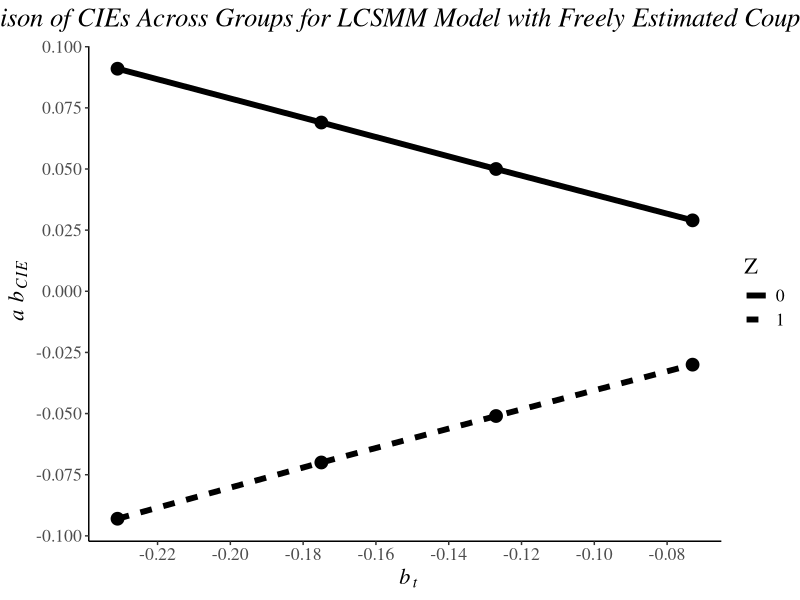
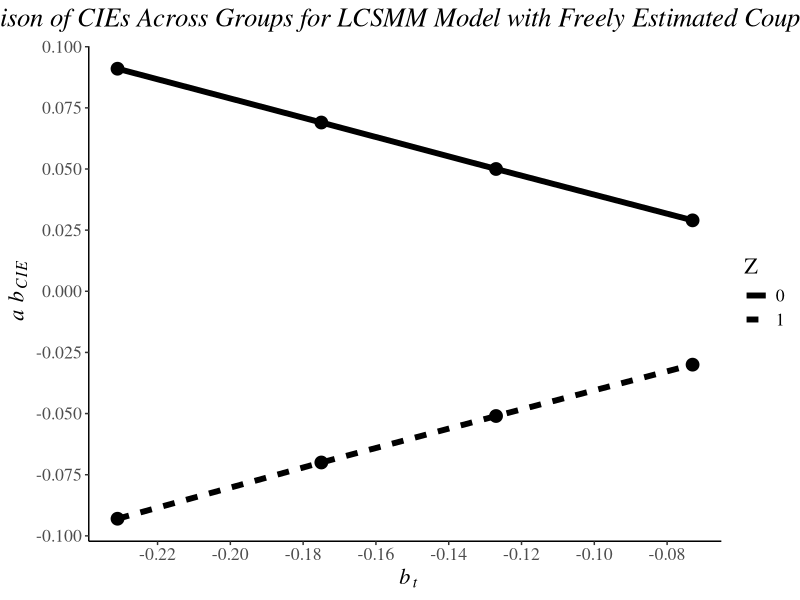

R code for these plots, in order:
# O'Rourke & Hilley (2024)
# Code for creating CIE plots in example 2

install.packages("ggtext")
library(ggplot2)
library(ggtext)

# for bb, list the values of b you want on the Y axis
# in example 2, there are 4 estimates of b
bb <- c(-0.231, -0.175, -0.127, -0.073)
# repeats the above values in a vector for both values of Z
b <- rep(bb, times=2)

# This allows Z to be a factor in the plot
# Edit to have as many 'MOD0's as z = 0 CIEs
# Edit to have as many 'MOD1's as z = 1 CIEs
Z <- c('MOD0', 'MOD0', 'MOD0', 'MOD0', 'MOD1', 'MOD1', 'MOD1', 'MOD1')

# for Z, list as many values of 0 and 1 as you have CIEs
# in example 2, there are 4 CIEs each for 0 and 1
Z <- c(0, 0, 0, 0, 1, 1, 1, 1)

# For ab, list your CIEs with Z = 0 first and Z = 1 second
ab <- c(0.091, 0.069, 0.050, 0.029, -0.093, -0.070, -0.051, -0.030)

# create data frame for plot
dat <- as.data.frame(cbind(ab,b,Z))

# labels for x and y
ylab <- parse(text = "italic(~a * ~b[CIE])")
xlab <- parse(text = "italic(~b[t])")

# title
titlecie <-expression(italic('Comparison of CIEs Across Groups for LCSMM Model with Freely Estimated Coupling for b'))

# plot
ggplot(dat, aes(x = b, y = ab, group = Z)) +
  #geom_line(aes(linetype=Z, color=Z), size=1.5) +
  geom_line(aes(linetype = as.factor(Z)), size = 2) +
  geom_point(size = 4) +
  theme(text=element_text(size=16, family="serif"),
        axis.line = element_line(color='black'),
        panel.background = element_rect(fill = 'white'),
        panel.grid.major = element_blank(),
        panel.grid.minor = element_blank(),
        panel.border = element_blank(),
        plot.title = element_text(hjust = 0.5)
        ) +
  scale_x_continuous(name = xlab, breaks = seq(-.28,0,.02)) +
  scale_y_continuous(name = ylab, breaks = seq(-.1,.1,0.025)) +
  labs(x = xlab, 
       y = ylab, 
       title = titlecie,
       linetype = "Z"
       )


# Set up file directory path to save plot as PNG file
filepath <- "C:/"

# save plot as PNG file
ggsave(
  "ex2.png",
  plot = last_plot(),
  path = filepath
)
